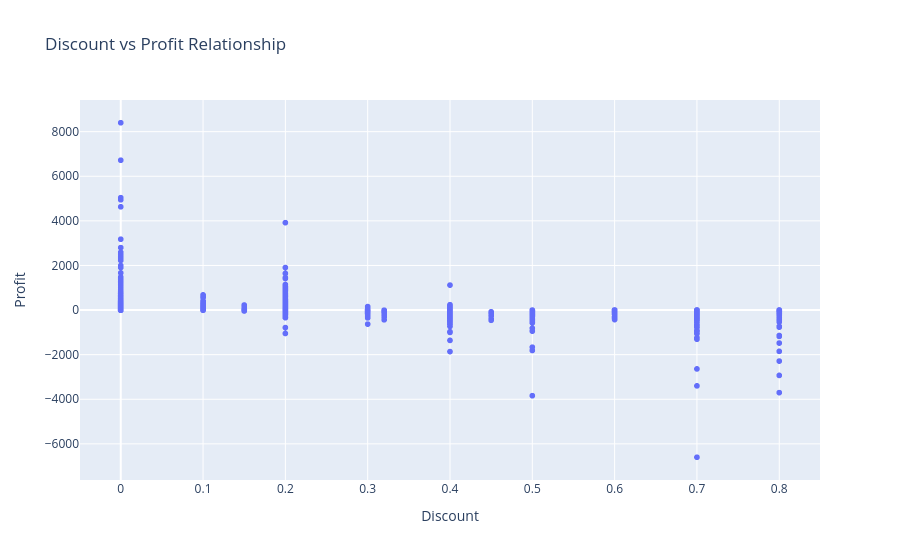

Notebook code cell kept with this figure:
### Markdown cell above
#### **What the Graph Shows (Findings)**
* **Normal Days:** Most of the time, the business makes a steady, small profit every day.
* **Wild Changes:** In 2016 and 2017, the profit lines start jumping up and down much more than before.
* **Super Good Days:** There are a few days where profit went very high (over 5,000 in one day), especially in mid-2016 and early 2017.
* **Bad Days:** There are also a few days where the business lost a lot of money. For example, on **July 28, 2016**, the business lost **$1,307.07**.

---

#### **What We Should Do Next**
* **Copy the Good Days:** Find out what sold so well on the highest profit days and try to do it again.
* **Fix the Bad Days:** Check the days with big losses to see why we lost money (like too many returns or bad discounts) so we can stop it from happening again.

### Code cell
# now we will plot scatter plot for Discount vs Profit relationship 

fig = px.scatter(df, x="Discount", y="Profit", title="Discount vs Profit Relationship")
fig.show()

### Figure 1 — Plotly figure (JSON) as saved in the notebook; plotly's stock layout.template omitted (floating-point values rounded to 4 significant figures; data arrays with more than 128 entries replaced by an {"elided": "..."} marker saying what was removed)
{"data": [{"hovertemplate": "Discount=%{x}<br>Profit=%{y}<extra></extra>", "legendgroup": "", "marker": {"color": "#636efa", "symbol": "circle"}, "mode": "markers", "name": "", "showlegend": false, "type": "scattergl", "x": {"elided": "9994 float values"}, "xaxis": "x", "y": {"elided": "9994 float values"}, "yaxis": "y"}], "layout": {"legend": {"tracegroupgap": 0}, "title": {"text": "Discount vs Profit Relationship"}, "xaxis": {"anchor": "y", "domain": [0, 1], "title": {"text": "Discount"}}, "yaxis": {"anchor": "x", "domain": [0, 1], "title": {"text": "Profit"}}}}
